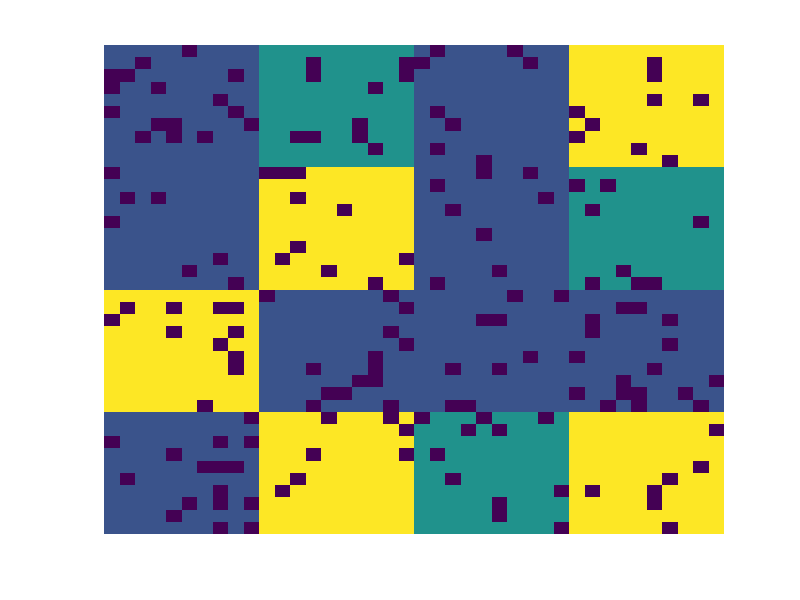

MATLAB code to generate this figure: (Note: this script raises an error after producing the figure.)
% SYDE 332
% Racial Segregation Model Attempt


%% initialize

% size of grid
n = 40;

% proportion of vacancies
vacanicies_proportion = 0.1;

% number of races
T = 2;

% number of economic brackets
E = 5;

% colors
map = [0 0 0; 1 0 0; 0 1 0; 0 0 1];

% racial dispreference parameter
% minimum fraction of friends that I need to be satisfied (samenes)
sameness = 5/8;

max_iterations = 10000;

% initialize
z = zeros(n,n,3);

for i=1:n
    for j=1:n
        if rand > vacanicies_proportion
            z(i,j,1) = randi(T);
            if rand < 0.5
                z(i,j,2) = 1; % individual wealth
            elseif rand < 0.8
                z(i,j,2) = 2;
            elseif rand < 0.95
                z(i,j,2) = 3;
            elseif rand < 0.99
                z(i,j,2) = 4;
            else 
                z(i,j,2) = 5;
            end
        end
    end
end

prices = [5, 4, 4, 3, 3, 2, 2, 2, 1, 1, 1, 1, 1, 1, 1, 1];

for k=0:3
    base_x = k*10;
    for l=0:3
        base_y = l*10;
        housing_price = 0;
        % power law housing price
        housing_price = prices(randi((n/10)*(n/10)));
        for i=1:n/4
            for j=1:n/4
                if rand > vacanicies_proportion
                    z(base_x+i, base_y+j, 3) = housing_price;
                else
                   z(base_x+i, base_y+j, 3) = 0; 
                end
            end
        end
    end
end


imagesc(z(:,:,3));
colormap();
axis('off');

        % random housing
        %z(i,j,3) = randi(E);
        
        % slight affordable housing
%         if rand < 0.55
%             z(i,j,3) = 1; % home prices
%         elseif rand < 0.82
%             z(i,j,3) = 2;
%         elseif rand < 0.95
%             z(i,j,3) = 3;
%         elseif rand < 0.99
%             z(i,j,3) = 4;
%         else 
%             z(i,j,3) = 5;
%         end
        
        % more affordable housing
%         if rand < 0.6
%             z(i,j,3) = 1; % home prices
%         elseif rand < 0.85
%             z(i,j,3) = 2;
%         elseif rand < 0.97
%             z(i,j,3) = 3;
%         elseif rand < 0.995
%             z(i,j,3) = 4;
%         else 
%             z(i,j,3) = 5;
%         end

        % rent control
%         if rand < 0.7
%             z(i,j,3) = 1; % home prices
%         elseif rand < 0.9
%             z(i,j,3) = 2;
%         elseif rand < 0.98
%             z(i,j,3) = 3;
%             disp('lol')
%         elseif rand < 0.995
%             z(i,j,3) = 4;
%         else 
%             z(i,j,3) = 5;
%         end
            
              
[row,col] = find(z(:,:,1)==0);
pos_vacancies = [row col];

% figure,
% imagesc(z(:,:,1));
% colormap(map);
% title('race initializiation - bracketed income, housing prices random');
% axis('off');

% figure,
% imagesc(z(:,:,2));
% title('economics initializiation');
% axis('off');

number_of_moves = zeros(1,max_iterations);

%% run simulation

seg_index = [];
total_neighbours = 8;

for k=1:max_iterations
    x = randperm(n);
    for i=x
        y = randperm(n);
        for j=y
            if z(i,j)~=0
                not_like_me = 0;

                if i~=1 && z(i-1,j) ~= z(i,j) && z(i-1,j) ~=0
                    not_like_me = not_like_me +1;
                end
                if i~=n && z(i+1,j) ~= z(i,j) && z(i+1,j) ~=0
                    not_like_me = not_like_me +1;
                end
                if j~=1 && z(i,j-1) ~= z(i,j) && z(i,j-1) ~=0
                    not_like_me = not_like_me +1;
                end
                if j~=n && z(i,j+1) ~= z(i,j) && z(i,j+1) ~=0
                    not_like_me = not_like_me +1;
                end
                if i~=1 && j~=1 && z(i-1,j-1) ~= z(i,j) && z(i-1,j-1) ~= 0
                    not_like_me = not_like_me +1;
                end
                if i~=1 && j~=n && z(i-1,j+1) ~= z(i,j) && z(i-1,j+1) ~= 0
                    not_like_me = not_like_me +1;
                end
                if i~=n && j~=1 && z(i+1,j-1) ~= z(i,j) && z(i+1,j-1) ~= 0
                    not_like_me = not_like_me +1;
                end
                if i~=n && j~=n && z(i+1,j+1) ~= z(i,j) && z(i+1,j+1) ~= 0
                    not_like_me = not_like_me +1;
                end
                
                friends = total_neighbours - not_like_me;

                if friends/total_neighbours < sameness

                    idx = randperm(length(pos_vacancies));
                    
                    p = 1;
                    
                    %%% start option A: 
                    %%% find a vacancy. If I can afford, move there. else,
                    %%% stop.
                    
%                     new_x = pos_vacancies(idx(p),1);
%                     new_y = pos_vacancies(idx(p),2);
%                     
%                     if z(new_x,new_y,3) <= z(i,j,2)
%                         z(new_x,new_y,1) = z(i,j,1);
%                         z(new_x,new_y,2) = z(i,j,2);
%                         z(i,j,1) = 0;
%                         z(i,j,2) = 0;
%                         number_of_moves(k) = number_of_moves(k) + 1;
%                         pos_vacancies(idx(p),1) = i;
%                         pos_vacancies(idx(p),2) = j;
%                     end
                    
                    %%% end option A
                    
                    
                    %%% start option B:
                    %%% find a vacancy. If I can afford, move there.
                    %%% else, find another vacancy
                    %%% loop until I can afford to move OR I've exhausted
                    %%% vacancies.
                    
                    new_x = pos_vacancies(idx(p),1);
                    new_y = pos_vacancies(idx(p),2);
                    
                    while z(new_x,new_y,3) > z(i,j,2) && p < length(pos_vacancies)
                    %while z(new_x,new_y,3) - z(i,j,2) > 0 && p < length(pos_vacancies)
                        p = p+1;
                        new_x = pos_vacancies(idx(p),1);
                        new_y = pos_vacancies(idx(p),2);
                    end
                    

                    if p < length(pos_vacancies) && z(new_x,new_y,3) <= z(i,j,2)
                    %if p < length(pos_vacancies) && (z(i,j,2) - z(new_x,new_y,3) >= 0 && z(i,j,2) - z(new_x,new_y,3) <= 1)
                        z(new_x,new_y,1) = z(i,j,1);
                        z(new_x,new_y,2) = z(i,j,2);
                        z(i,j,1) = 0;
                        z(i,j,2) = 0;
                        number_of_moves(k) = number_of_moves(k) + 1;
                        pos_vacancies(idx(p),1) = i;
                        pos_vacancies(idx(p),2) = j;
                    end
                    
                    %%% end option B

                end
            end
%             imagesc(z(:,:,1));
%             colormap(map);
%             axis('off');
%             pause(0.001);

        end
    end
    
    if number_of_moves(k) == 0
        disp('number of iterations to convergence: ')
        disp(k);
        disp('total number of moves to convergence: ')
        disp(sum(number_of_moves))
        break;
    end
    
    seg_index = [seg_index, calculate_seg_index(z)];
     
end

seg_index_bounded = [];

for k=0:3
    base_x = k*10;
    for l=0:3
        base_y = l*10;
        z_bounded = zeros(10,10);
        
        for i=1:10
            for j=1:10
                z_bounded(i, j) = z(base_x+i, base_y+j, 1);
            end
        end
        
        seg_index_bounded = [seg_index_bounded, calculate_seg_index(z_bounded)];
    end
end

seg_index
seg_index_bounded

figure,
imagesc(z(:,:,1));
colormap(map);
axis('off');
title('final by race - power law income, power law housing prices');

figure,
plot(seg_index);
title('segregation index');
axis([0 inf 0 1])

% figure,
% imagesc(z(:,:,2));
% axis('off');
% title('final by economics');


%% plot number of moves
% iterant = 1:max_iterations;
% figure,
% plot(log10(iterant), log10(number_of_moves));
% xlabel('iteration'),ylabel('number of moves');

